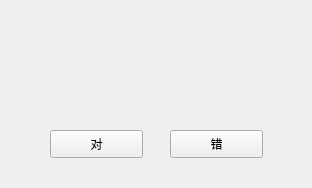
<?xml version="1.0" encoding="UTF-8"?>
<ui version="4.0">
 <class>questionBoxJudge</class>
 <widget class="QWidget" name="questionBoxJudge">
  <property name="geometry">
   <rect>
    <x>0</x>
    <y>0</y>
    <width>312</width>
    <height>188</height>
   </rect>
  </property>
  <property name="windowTitle">
   <string>Form</string>
  </property>
  <widget class="QLabel" name="questionLabel">
   <property name="geometry">
    <rect>
     <x>58</x>
     <y>30</y>
     <width>201</width>
     <height>61</height>
    </rect>
   </property>
   <property name="text">
    <string/>
   </property>
   <property name="wordWrap">
    <bool>true</bool>
   </property>
  </widget>
  <widget class="QPushButton" name="trueButton">
   <property name="geometry">
    <rect>
     <x>50</x>
     <y>130</y>
     <width>93</width>
     <height>28</height>
    </rect>
   </property>
   <property name="text">
    <string>对</string>
   </property>
  </widget>
  <widget class="QPushButton" name="falseButton">
   <property name="geometry">
    <rect>
     <x>170</x>
     <y>130</y>
     <width>93</width>
     <height>28</height>
    </rect>
   </property>
   <property name="text">
    <string>错</string>
   </property>
  </widget>
 </widget>
 <resources/>
 <connections/>
</ui>
